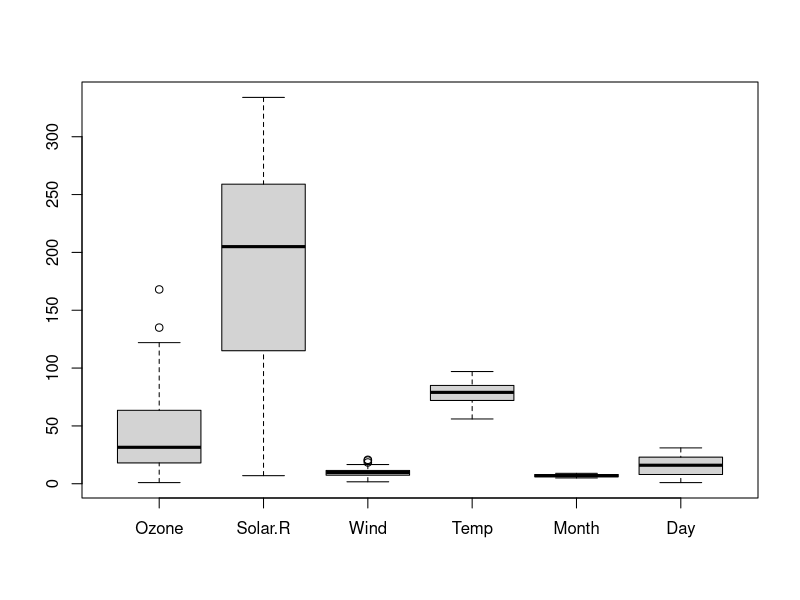
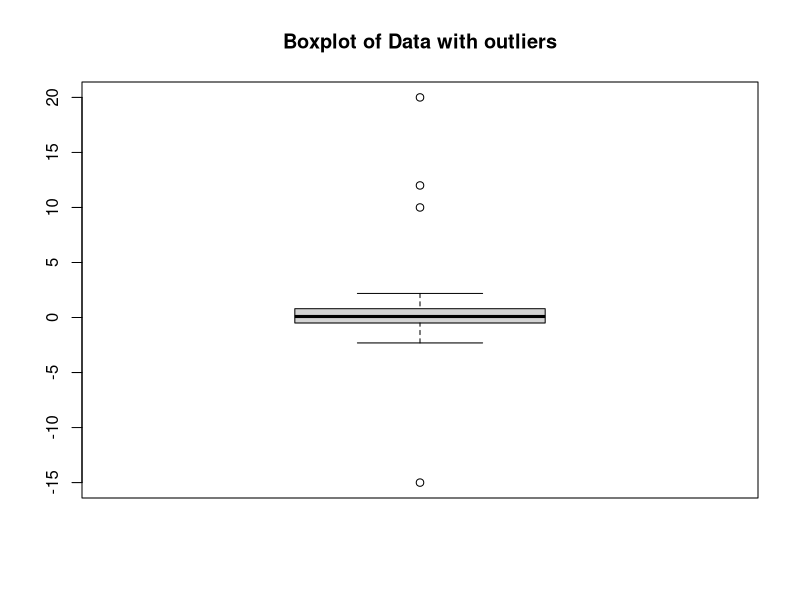

These figures' R source, in order:
head(airquality)
mean(airquality$Solar.R)
mean(airquality$Ozone)
mean(airquality$Wind)
mean(airquality$Solar.R, na.rm = TRUE)
mean(airquality$Ozone, na.rm = TRUE)
summary(airquality)
boxplot(airquality)
New_df <- airquality # nolint

set.seed(123)
data <- c(rnorm(100), 10, 12, -15, 20)
boxplot(data, main = "Boxplot of Data with outliers")
